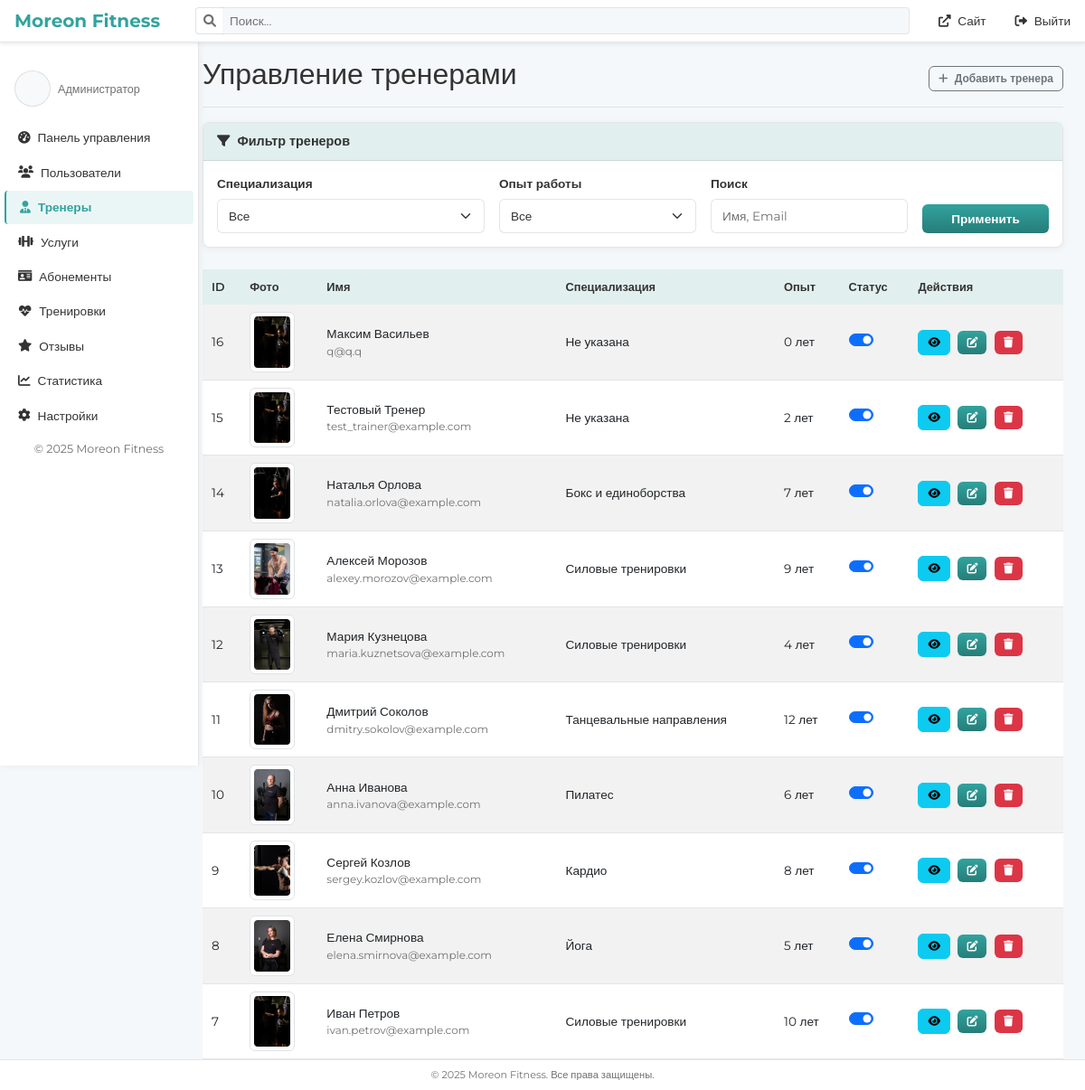
Screenshot of /admin/trainers.php (signed in) with the database file from the repository.
### tables this page shows
CREATE TABLE `trainers` (
  `id` int NOT NULL,
  `user_id` int DEFAULT NULL,
  `experience_years` int DEFAULT NULL,
  `bio` text,
  `photo_url` varchar(255) DEFAULT NULL,
  `achievements` text,
  `is_active` tinyint(1) DEFAULT '1',
  `created_at` timestamp NULL DEFAULT CURRENT_TIMESTAMP,
  `updated_at` timestamp NULL DEFAULT CURRENT_TIMESTAMP ON UPDATE CURRENT_TIMESTAMP
);

CREATE TABLE `users` (
  `id` int NOT NULL,
  `email` varchar(255) NOT NULL,
  `password_hash` varchar(255) NOT NULL,
  `role` enum('admin','manager','trainer','user') NOT NULL DEFAULT 'user',
  `first_name` varchar(100) NOT NULL,
  `last_name` varchar(100) NOT NULL,
  `phone` varchar(20) DEFAULT NULL,
  `birthdate` date DEFAULT NULL,
  `gender` enum('male','female') DEFAULT NULL,
  `avatar_url` varchar(255) DEFAULT NULL,
  `height` int DEFAULT NULL,
  `weight` float DEFAULT NULL,
  `is_active` tinyint(1) DEFAULT '1',
  `last_login` timestamp NULL DEFAULT NULL,
  `created_at` timestamp NULL DEFAULT CURRENT_TIMESTAMP,
  `updated_at` timestamp NULL DEFAULT CURRENT_TIMESTAMP ON UPDATE CURRENT_TIMESTAMP
);

### admin/trainers.php (the view, shortened to what this page needs)
<?php
require_once('includes/auth_check.php');
$page = isset($_GET['page']) ? (int)$_GET['page'] : 1;
$perPage = 10;
$offset = ($page - 1) * $perPage;
$whereClause = '';
$trainersSql = "
    SELECT t.*, u.first_name, u.last_name, u.email,
           (SELECT s.name FROM specializations s
            JOIN trainer_specializations ts ON s.id = ts.specialization_id
            WHERE ts.trainer_id = t.id LIMIT 1) as specialization_name
    FROM trainers t
    LEFT JOIN users u ON t.user_id = u.id
    LEFT JOIN trainer_specializations ts ON t.id = ts.trainer_id
    $whereClause
    GROUP BY t.id, u.first_name, u.last_name, u.email
    ORDER BY t.id DESC
    LIMIT :offset, :perPage
";
$trainersStmt = $pdo->prepare($trainersSql);
$trainersStmt->bindParam(':offset', $offset, PDO::PARAM_INT);
$trainersStmt->bindParam(':perPage', $perPage, PDO::PARAM_INT);
$trainersStmt->execute();
$trainers = $trainersStmt->fetchAll();
include 'includes/header.php';
?>
<div class="container-fluid">
    <div class="row">
        <?php include 'includes/sidebar.php'; ?>
        <main class="col-md-9 ms-sm-auto col-lg-10 px-md-4">
            <div class="d-flex justify-content-between flex-wrap flex-md-nowrap align-items-center pt-3 pb-2 mb-3 border-bottom">
                <h1 class="h2">Управление тренерами</h1>
                <div class="btn-toolbar mb-2 mb-md-0">
                    <button type="button" class="btn btn-sm btn-outline-secondary" data-bs-toggle="modal" data-bs-target="#addTrainerModal">
                        <i class="fas fa-plus me-1"></i> Добавить тренера
                    </button>
                </div>
            </div>
            <div class="card mb-4">
                <div class="card-header">
                    <i class="fas fa-filter me-1"></i>
                    Фильтр тренеров
                </div>
                <div class="card-body">
                    <form action="" method="get" class="row g-3">
                        <div class="col-md-4">
                            <label for="filter-specialization" class="form-label">Специализация</label>
                            <select id="filter-specialization" name="specialization_id" class="form-select">
                                <option value="">Все</option>
                            </select>
                        </div>
                        <div class="col-md-3">
                            <label for="filter-experience" class="form-label">Опыт работы</label>
                            <select id="filter-experience" name="experience" class="form-select">
                                <option value="">Все</option>
                            </select>
                        </div>
                        <div class="col-md-3">
                            <label for="filter-search" class="form-label">Поиск</label>
                            <input type="text" class="form-control" id="filter-search" name="search" placeholder="Имя, Email">
                        </div>
                        <div class="col-md-2 d-flex align-items-end">
                            <button type="submit" class="btn btn-primary w-100">Применить</button>
                        </div>
                    </form>
                </div>
            </div>
            <div class="table-responsive">
                <table class="table table-striped table-hover">
                    <thead>
                        <tr>
                            <th>ID</th>
                            <th>Фото</th>
                            <th>Имя</th>
                            <th>Специализация</th>
                            <th>Опыт</th>
                            <th>Статус</th>
                            <th>Действия</th>
                        </tr>
                    </thead>
                    <tbody>
                        <?php foreach ($trainers as $trainer): ?>
                        <tr>
                            <td><?= htmlspecialchars($trainer['id']) ?></td>
                            <td>
                                <?php if (!empty($trainer['photo_url'])): ?>
                                    <img src="../<?= htmlspecialchars($trainer['photo_url']) ?>" alt="Фото тренера" class="img-thumbnail" width="50">
                                <?php else: ?>
                                    <img src="../assets/img/trainers/default.jpg" alt="Фото по умолчанию" class="img-thumbnail" width="50">
                                <?php endif; ?>
                            </td>
                            <td>
                                <?= htmlspecialchars(($trainer['first_name'] ?? '') . ' ' . ($trainer['last_name'] ?? '')) ?>
                                <div class="small text-muted"><?= htmlspecialchars($trainer['email'] ?? '') ?></div>
                            </td>
                            <td><?= htmlspecialchars($trainer['specialization_name'] ?? 'Не указана') ?></td>
                            <td><?= isset($trainer['experience_years']) ? htmlspecialchars($trainer['experience_years']) . ' лет' : '' ?></td>
                            <td>
                                <div class="form-check form-switch">
                                    <input class="form-check-input status-toggle" type="checkbox"
                                        data-trainer-id="<?= $trainer['id'] ?>"
                                        <?= $trainer['is_active'] ? 'checked' : '' ?>>
                                </div>
                            </td>
                            <td class="action-buttons">
                                <button type="button" class="btn btn-sm btn-info view-trainer" data-bs-toggle="modal" data-bs-target="#viewTrainerModal" data-trainer-id="<?= $trainer['id'] ?>">
                                    <i class="fas fa-eye"></i>
                                </button>
                                <button type="button" class="btn btn-sm btn-primary edit-trainer" data-bs-toggle="modal" data-bs-target="#editTrainerModal" data-trainer-id="<?= $trainer['id'] ?>">
                                    <i class="fas fa-edit"></i>
                                </button>
                                <button type="button" class="btn btn-sm btn-danger" data-bs-toggle="modal" data-bs-target="#deleteTrainerModal" data-trainer-id="<?= $trainer['id'] ?>">
                                    <i class="fas fa-trash"></i>
                                </button>
                            </td>
                        </tr>
                        <?php endforeach; ?>
                    </tbody>
                </table>
            </div>
        </main>
    </div>
</div>
<div class="position-fixed bottom-0 end-0 p-3" style="z-index: 11">
</div>
<?php include 'includes/footer.php'; ?>

### style/admin.css (style rules this page uses)
:root { --sidebar-width: 220px; --primary-color: #f5f8fa; --secondary-color: #e1f0ee; --accent-color: #32a39e; --accent-gradient: linear-gradient(180deg, #32a39e 0%, #267d79 100%); --light-bg: #ffffff; --text-color: #333333; --text-muted: #717171; --border-color: rgba(0, 0, 0, 0.1); --card-bg: #ffffff; --hover-bg: rgba(0, 0, 0, 0.05); --active-bg: rgba(50, 163, 158, 0.1); }
body { font-family: "Montserrat", sans-serif; background-color: var(--primary-color); color: var(--text-color); font-size: 0.9rem; }
.text-muted { color: var(--text-muted) !important; }
h1, h2, h3, h4, h5, h6 { font-weight: 600; }
.card, .welcome-section, .admin-form, .admin-table { background: var(--card-bg); border-radius: 8px; border: 1px solid var(--border-color); box-shadow: 0 2px 8px rgba(0, 0, 0, 0.05); margin-bottom: 20px; overflow: hidden; }
.card-header { background-color: var(--secondary-color); border-bottom: 1px solid var(--border-color); color: var(--text-color); font-weight: 600; font-size: 0.9rem; padding: 10px 15px; }
.card-body { padding: 15px; }
.table { color: var(--text-color); margin-bottom: 0; font-size: 0.85rem; }
.table thead th { background-color: var(--secondary-color); color: var(--text-color); border-bottom: none; font-weight: 600; padding: 10px; font-size: 0.8rem; }
.table tbody td { border-color: var(--border-color); padding: 8px 10px; vertical-align: middle; }
.form-control, .form-select { background-color: var(--light-bg); border: 1px solid var(--border-color); color: var(--text-color); padding: 8px 12px; border-radius: 6px; font-size: 0.85rem; }
.form-control::placeholder { color: var(--text-muted); }
.form-label { color: var(--text-color); font-weight: 600; margin-bottom: 6px; font-size: 0.85rem; }
.btn { font-family: "Montserrat", sans-serif; border-radius: 6px; padding: 6px 14px; font-size: 0.85rem; font-weight: 600; transition: all 0.2s ease; }
.btn-primary { background: var(--accent-gradient); color: #ffffff; border: none; }
.btn-sm { padding: 4px 10px; font-size: 0.75rem; }
.btn-danger { background: #dc3545; color: #ffffff; border: none; }

### admin/trainers.php (style rules this page uses)
.action-buttons .btn { margin-right: 5px; }

### rows the page displays
trainers: id "16", user.last_name "Максим Васильев", user.email "q@q.q", specialization_name "Не указана", experience_years "0", is_active "☑"
trainers: id "15", user.last_name "Тестовый Тренер", user.email "test_trainer@example.com", specialization_name "Не указана", experience_years "2", is_active "☑"
trainers: id "14", photo_url (picture), user.last_name "Наталья Орлова", user.email "natalia.orlova@example.com", specialization_name "Бокс и единоборства", experience_years "7", is_active "☑"
trainers: id "13", photo_url (picture), user.last_name "Алексей Морозов", user.email "alexey.morozov@example.com", specialization_name "Силовые тренировки", experience_years "9", is_active "☑"
trainers: id "12", photo_url (picture), user.last_name "Мария Кузнецова", user.email "maria.kuznetsova@example.com", specialization_name "Силовые тренировки", experience_years "4", is_active "☑"
trainers: id "11", photo_url (picture), user.last_name "Дмитрий Соколов", user.email "dmitry.sokolov@example.com", specialization_name "Танцевальные направления", experience_years "12", is_active "☑"
trainers: id "10", photo_url (picture), user.last_name "Анна Иванова", user.email "anna.ivanova@example.com", specialization_name "Пилатес", experience_years "6", is_active "☑"
trainers: id "9", photo_url (picture), user.last_name "Сергей Козлов", user.email "sergey.kozlov@example.com", specialization_name "Кардио", experience_years "8", is_active "☑"
trainers: id "8", photo_url (picture), user.last_name "Елена Смирнова", user.email "elena.smirnova@example.com", specialization_name "Йога", experience_years "5", is_active "☑"
trainers: id "7", photo_url (picture), user.last_name "Иван Петров", user.email "ivan.petrov@example.com", specialization_name "Силовые тренировки", experience_years "10", is_active "☑"

### other values shown
$roleLabels[$_SESSION['user_role']] "Администратор"
